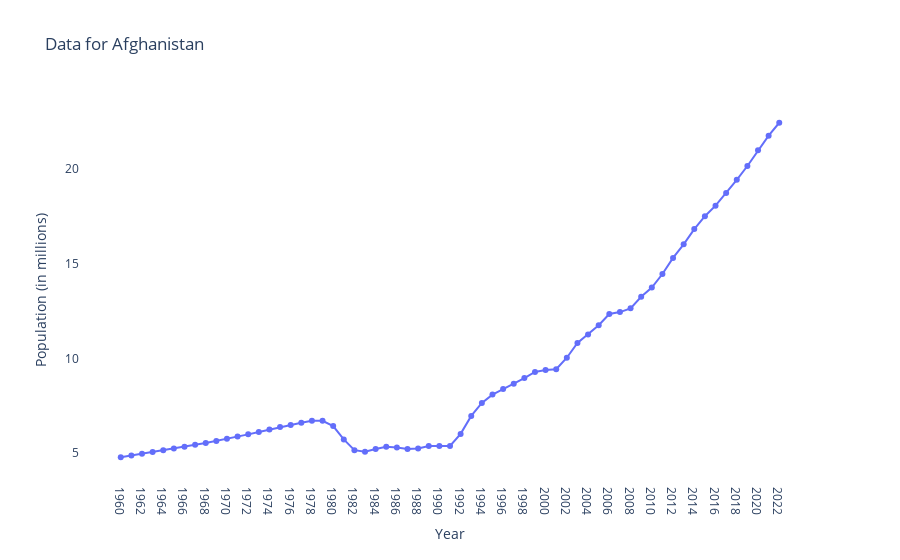

Source (notebook cell):
### Code cell
country = 'Afghanistan'

fig = px.line(x=xValues, y=yValues, markers=True, labels={'y': 'Population (in millions)'},
              title=f'Data for {country}')

# Customize the layout if needed
fig.update_layout(xaxis_title='Year')

fig.update_layout(
    xaxis_title='Year',
    plot_bgcolor='white',  # Change the background color here
    paper_bgcolor='white'      # Change the paper color (around the plot) here
)

# Show the interactive plot
fig.show()

### Figure 1 — Plotly figure (JSON) as saved in the notebook; plotly's stock layout.template omitted (floating-point values rounded to 4 significant figures)
{"data": [{"hovertemplate": "x=%{x}<br>Population (in millions)=%{y}<extra></extra>", "legendgroup": "", "line": {"color": "#636efa", "dash": "solid"}, "marker": {"symbol": "circle"}, "mode": "lines+markers", "name": "", "orientation": "v", "showlegend": false, "type": "scatter", "x": ["1960", "1961", "1962", "1963", "1964", "1965", "1966", "1967", "1968", "1969", "1970", "1971", "1972", "1973", "1974", "1975", "1976", "1977", "1978", "1979", "1980", "1981", "1982", "1983", "1984", "1985", "1986", "1987", "1988", "1989", "1990", "1991", "1992", "1993", "1994", "1995", "1996", "1997", "1998", "1999", "2000", "2001", "2002", "2003", "2004", "2005", "2006", "2007", "2008", "2009", "2010", "2011", "2012", "2013", "2014", "2015", "2016", "2017", "2018", "2019", "2020", "2021", "2022"], "xaxis": "x", "y": [4.789, 4.877, 4.972, 5.067, 5.163, 5.256, 5.347, 5.443, 5.544, 5.649, 5.761, 5.875, 5.994, 6.121, 6.251, 6.377, 6.492, 6.604, 6.71, 6.711, 6.431, 5.727, 5.164, 5.082, 5.22, 5.346, 5.302, 5.227, 5.246, 5.381, 5.377, 5.385, 6.02, 6.965, 7.652, 8.087, 8.38, 8.665, 8.959, 9.285, 9.38, 9.421, 10.03, 10.81, 11.25, 11.74, 12.33, 12.43, 12.63, 13.24, 13.72, 14.44, 15.29, 16.0, 16.8, 17.49, 18.04, 18.71, 19.4, 20.13, 20.96, 21.72, 22.4], "yaxis": "y"}], "layout": {"legend": {"tracegroupgap": 0}, "paper_bgcolor": "white", "plot_bgcolor": "white", "title": {"text": "Data for Afghanistan"}, "xaxis": {"anchor": "y", "domain": [0, 1], "title": {"text": "Year"}}, "yaxis": {"anchor": "x", "domain": [0, 1], "title": {"text": "Population (in millions)"}}}}
